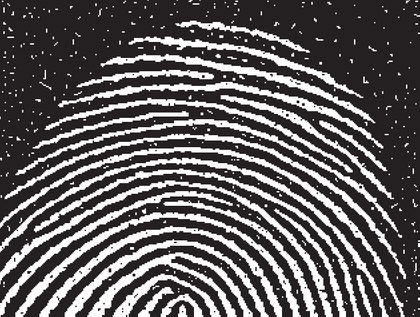
%> input picture FingerPrint.bmp, 420 x 317 px, shrunk from 630 x 476 before the run
$ octave --eval "Erosion(imread('FingerPrint.bmp'));"   (GNU Octave 9; MATLAB toolbox functions it lacks are replaced by stand-ins)
%> lines starting %> are read from the running program, lines starting %| are printed output that depends on the picture; in (x1, y1, x2, y2) boxes, pixels count from 0 and x2, y2 are one past the last pixel; in counts of white or black regions, pixels touching at a corner belong together; the program's own positions count from 1
function Erosion(img)
binary_img=im2bw(img);
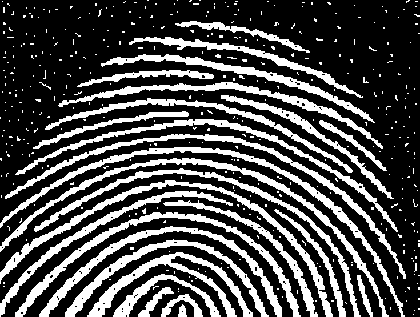
%> binary_img: size 317x420 logical; 29.6% white; 414 white regions (387 under 20 px), largest, box (x1, y1, x2, y2) and area: (0, 147, 405, 317) 2580, (0, 180, 333, 317) 2508, (0, 158, 389, 317) 2485
SE = ones(5,5);           %we can do Dilation by 3*3, 5*5 or 7*7 square structuring element
rows_SE=size(SE, 1);
cols_SE=size(SE, 2);
pad_img = padarray(binary_img, [floor(rows_SE/2) floor(cols_SE/2)], 1);
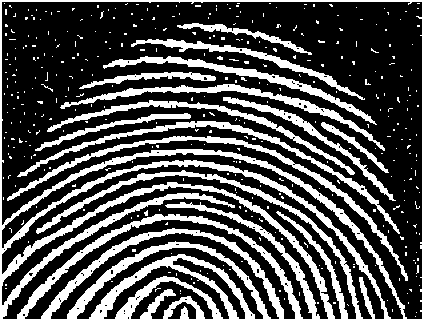
%> pad_img: size 321x424 logical; 31.1% white; 384 white regions (372 under 20 px), largest, box (x1, y1, x2, y2) and area: (0, 0, 424, 321) 26218, (7, 136, 408, 281) 2264, (17, 121, 400, 234) 2048
Eroded_img=zeros(size(binary_img));
for row = 1:size(binary_img, 1)
    for col = 1:size(binary_img, 2)
        neighborhood=pad_img(row:row+size(SE,1)-1, col:col+size(SE,2)-1);
        out_img=neighborhood & SE;
        if all(out_img(:))
            Eroded_img(row,col)=1;
        end
    end
end
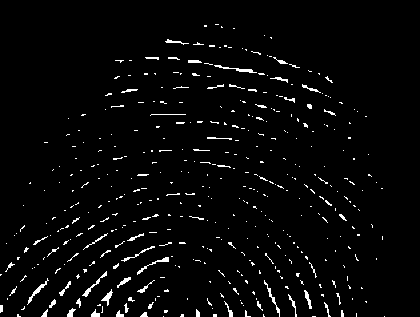
%> Eroded_img: size 317x420 double; values 0 (black) and 1 (white), 3% white in thin lines or dots, all inside (x1, y1, x2, y2) = (0, 24, 385, 317)
%figure,imshow(binary_img),title('Original - (Binary Image)');
%figure,imshow(Eroded_img),title('Eroded Image');
figure;
subplot(1,2,1); imshow(binary_img),title('Original - (Binary Image)');
subplot(1,2,2); imshow(Eroded_img),title('Eroded Image');
end
